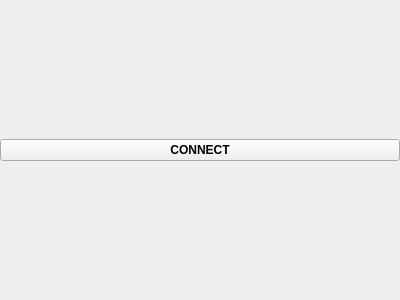
<?xml version="1.0" encoding="UTF-8"?>
<ui version="4.0">
 <class>UAVButton</class>
 <widget class="QWidget" name="UAVButton">
  <property name="geometry">
   <rect>
    <x>0</x>
    <y>0</y>
    <width>400</width>
    <height>300</height>
   </rect>
  </property>
  <property name="font">
   <font>
    <weight>75</weight>
    <bold>true</bold>
   </font>
  </property>
  <property name="windowTitle">
   <string>Form</string>
  </property>
  <property name="windowOpacity">
   <double>1.000000000000000</double>
  </property>
  <property name="styleSheet">
   <string notr="true"/>
  </property>
  <layout class="QHBoxLayout" name="horizontalLayout">
   <property name="spacing">
    <number>0</number>
   </property>
   <property name="leftMargin">
    <number>0</number>
   </property>
   <property name="topMargin">
    <number>0</number>
   </property>
   <property name="rightMargin">
    <number>0</number>
   </property>
   <property name="bottomMargin">
    <number>0</number>
   </property>
   <item>
    <widget class="QPushButton" name="uavButton">
     <property name="minimumSize">
      <size>
       <width>80</width>
       <height>0</height>
      </size>
     </property>
     <property name="font">
      <font>
       <weight>75</weight>
       <bold>true</bold>
      </font>
     </property>
     <property name="autoFillBackground">
      <bool>false</bool>
     </property>
     <property name="text">
      <string>CONNECT</string>
     </property>
    </widget>
   </item>
  </layout>
 </widget>
 <resources/>
 <connections/>
</ui>
